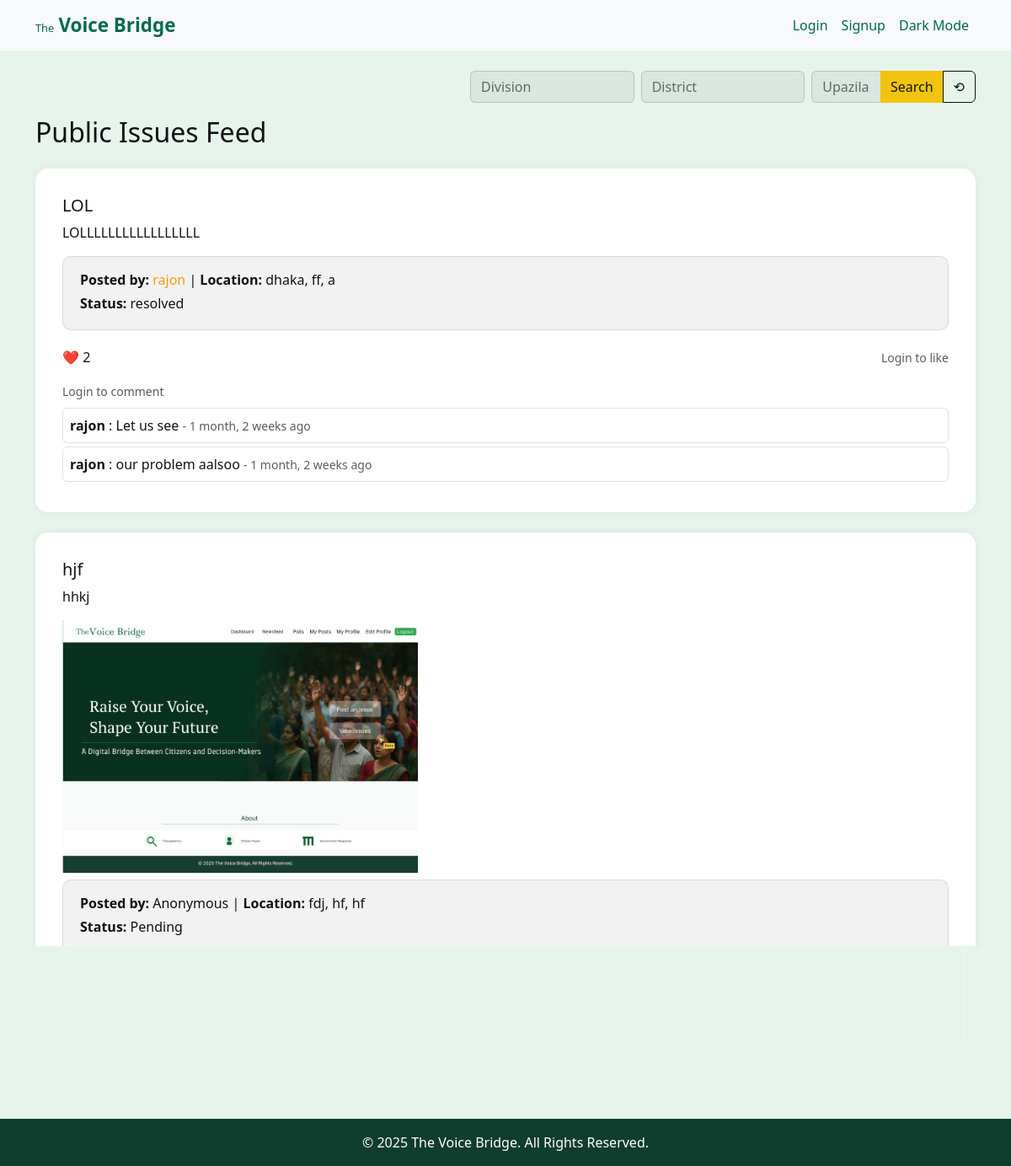
The page /list/ on the database as committed earlier.
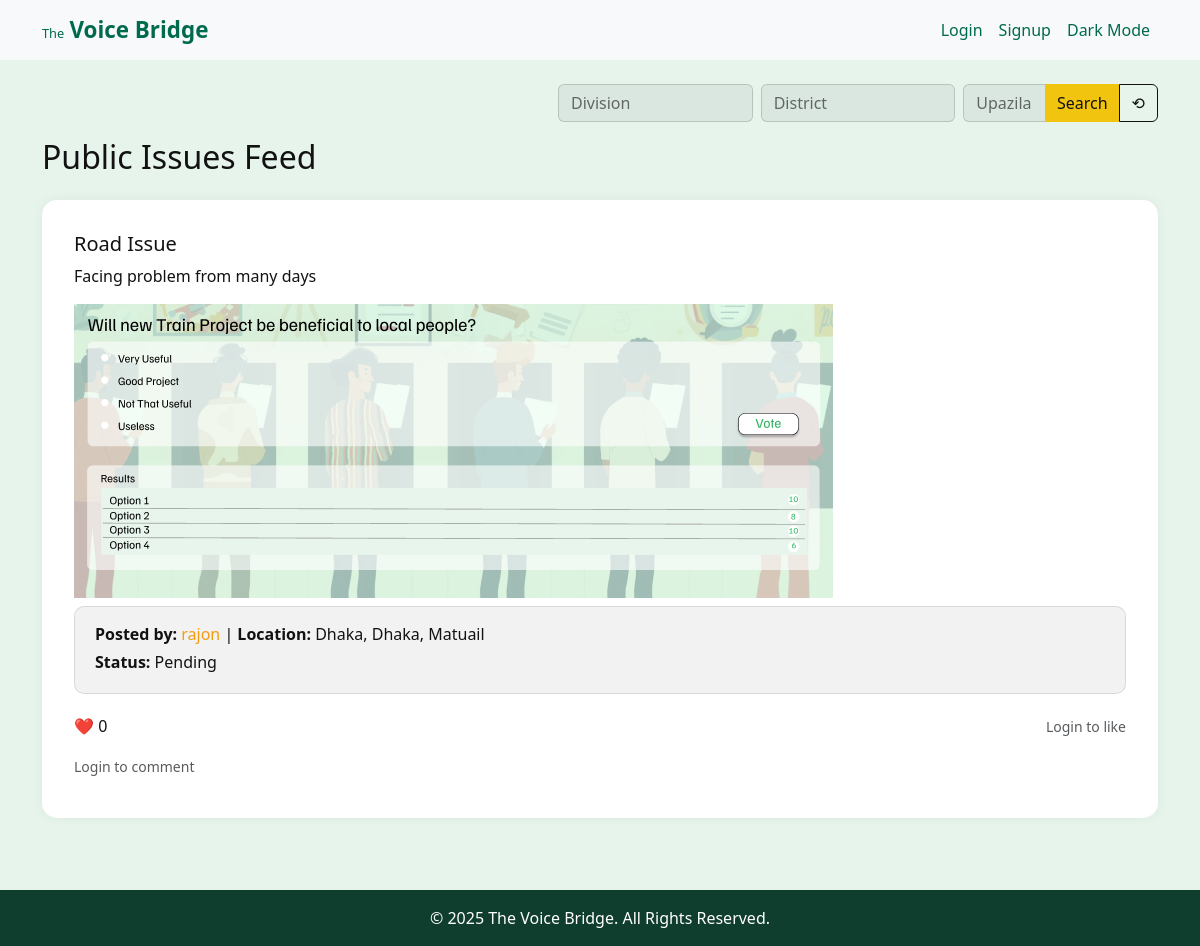
The same page on the database as committed later.
### issues/models.py (models this page shows, shortened)
class Issue(models.Model):
    user = models.ForeignKey(CustomUser, on_delete=models.SET_NULL, null=True, blank=True)
    title = models.CharField(max_length=200)
    description = models.TextField()
    image = models.ImageField(upload_to='issue_images/', blank=True, null=True)
    division = models.CharField(max_length=100)
    district = models.CharField(max_length=100)
    upazila = models.CharField(max_length=100)
    created_at = models.DateTimeField(auto_now_add=True)
    anonymous = models.BooleanField(default=False)
    status = models.CharField(max_length=20, choices=STATUS_CHOICES, default='Pending')

class Comment(models.Model):
    issue = models.ForeignKey(Issue, on_delete=models.CASCADE, related_name='comments')
    user = models.ForeignKey(settings.AUTH_USER_MODEL, on_delete=models.CASCADE)
    content = models.TextField()
    created_at = models.DateTimeField(auto_now_add=True)

### users/models.py (models this page shows)
class CustomUser(AbstractUser):
    is_govt = models.BooleanField(default=False)
    division = models.CharField(max_length=100, blank=True)
    district = models.CharField(max_length=100, blank=True)
    upazila = models.CharField(max_length=100, blank=True)
    govt_code = models.CharField(max_length=50, blank=True)
    bio = models.TextField(blank=True, null=True)
    profile_pic = models.ImageField(upload_to='profile_pics/', blank=True, null=True)
    nid_number = models.CharField(max_length=20, blank=True, null=True)
    is_verified = models.BooleanField(default=False)

### issues/views.py (the view)
# urls.py: path('list/', views.issue_list, name='issue_list'),
def issue_list(request):
    issues = Issue.objects.annotate(likes_count=Count('likes')).order_by('-likes_count')
    if request.user.is_authenticated:
        voted_ids = Vote.objects.filter(user=request.user).values_list('issue_id', flat=True)
        liked_ids = Like.objects.filter(user=request.user).values_list('issue_id', flat=True)
    else:
        voted_ids = []
        liked_ids = []
    division = request.GET.get('division')
    district = request.GET.get('district')
    upazila = request.GET.get('upazila')
    filters = {}
    if division: filters['division'] = division
    if district: filters['district'] = district
    if upazila: filters['upazila'] = upazila
    issues = issues.filter(**filters)
    return render(request, 'issues/issue_list.html', {
        'issues': issues,
        'voted_ids': voted_ids,
        'liked_ids': liked_ids,
        'current_filters': {
            'division': division or '',
            'district': district or '',
            'upazila': upazila or '',
        }
    })

### issues/templates/issues/issue_list.html (shortened to what this page needs)
{% extends 'base.html' %}
{% load humanize %}
{% block content %}
<div class="d-flex justify-content-end mb-3">
  <form method="get" class="w-100" style="max-width: 600px;">
    <div class="row g-2">
      <div class="col-md-4 col-12">
        <input type="text" name="division" class="form-control" placeholder="Division" value="{{ request.GET.division }}">
      </div>
      <div class="col-md-4 col-12">
        <input type="text" name="district" class="form-control" placeholder="District" value="{{ request.GET.district }}">
      </div>
      <div class="col-md-4 col-12">
        <div class="input-group">
          <input type="text" name="upazila" class="form-control" placeholder="Upazila" value="{{ request.GET.upazila }}">
          <button type="submit" class="btn btn-warning">Search</button>
          <a href="{% url 'issue_list' %}" class="btn btn-outline-light">⟲</a>
        </div>
      </div>
    </div>
  </form>
</div>
<h2 class="mb-4">Public Issues Feed</h2>
{% for issue in issues %}
  <div class="card mb-4">
    <div class="card-body">
      <h5 class="card-title">{{ issue.title }}</h5>
      <p class="card-text">{{ issue.description }}</p>
      {% if issue.image %}
        <img src="{{ issue.image.url }}" class="img-fluid mb-2" style="max-height: 300px;" alt="Issue Image">
      {% endif %}
      <div class="transparent-box">
        <p class="mb-1">
          <strong>Posted by:</strong>
          {% if issue.anonymous %}Anonymous{% else %}
            <a href="{% url 'profile' issue.user.username %}" class="text-decoration-none" style="color: var(--link-color)">
              {{ issue.user.username }}
            </a>
          {% endif %}
          | <strong>Location:</strong> {{ issue.division }}, {{ issue.district }}, {{ issue.upazila }}
        </p>
        <p class="mb-1"><strong>Status:</strong> {{ issue.get_status_display }}</p>
      </div>
      <div class="d-flex justify-content-between align-items-center mt-2">
        <div>❤️ <span id="like-count-{{ issue.id }}">{{ issue.likes.count }}</span></div>
        {% if user.is_authenticated %}
          <button class="btn btn-sm btn-outline-danger" onclick="toggleLike({{ issue.id }})" id="like-btn-{{ issue.id }}">
            {% if issue.id in liked_ids %}Liked{% else %}Like{% endif %}
          </button>
        {% else %}
          <small class="text-muted">Login to like</small>
        {% endif %}
      </div>
      <div class="mt-3">
        {% if user.is_authenticated %}
          <form method="POST" action="{% url 'add_comment' issue.id %}" class="d-flex">
            {% csrf_token %}
            <input type="text" name="content" class="form-control me-2" placeholder="Write a comment..." required>
            <button type="submit" class="btn btn-sm btn-primary">Post</button>
          </form>
        {% else %}
          <small class="text-muted">Login to comment</small>
        {% endif %}
        <div class="mt-2">
          {% for comment in issue.comments.all %}
            <div class="border p-2 mb-1 rounded">
              <strong>
                {% if issue.anonymous and comment.user == issue.user %}Anonymous{% else %}{{ comment.user.username }}{% endif %}
              </strong>: {{ comment.content }}
              <small class="text-muted"> - {{ comment.created_at|naturaltime }}</small>
            </div>
          {% endfor %}
        </div>
      </div>
    </div>
  </div>
{% empty %}
  <p>No issues posted yet.</p>
{% endfor %}
{% endblock %}

Rows that differ between the two databases and show on the page:
removed Issue: title "LOL", description "LOLLLLLLLLLLLLLLLLL", user.username "rajon", division "dhaka", district "ff", upazila "a", status "resolved", likes.count "2", shows "Login to like", shows "Login to comment"
removed Comment: user.username "rajon", content "Let us see", created_at "1 month, 2 weeks ago"
removed Comment: user.username "rajon", content "our problem aalsoo", created_at "1 month, 2 weeks ago"
removed Issue: title "hjf", description "hhkj", image (picture), anonymous "Anonymous", division "fdj", district "hf", upazila "hf", status "Pending"
added Issue: title "Road Issue", description "Facing problem from many days", image (picture), user.username "rajon", division "Dhaka", district "Dhaka", upazila "Matuail", status "Pending", likes.count "0", shows "Login to like", shows "Login to comment"
